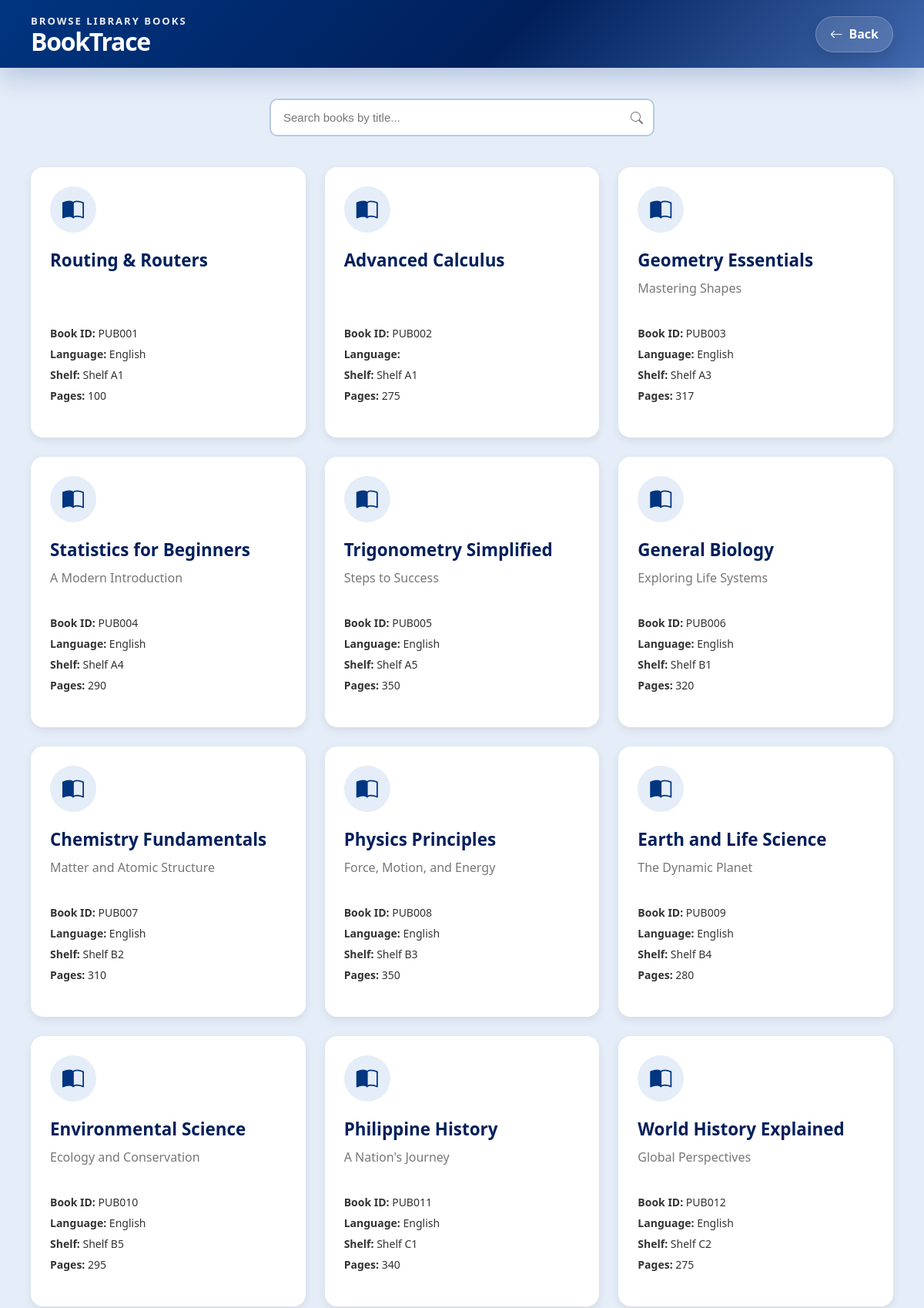
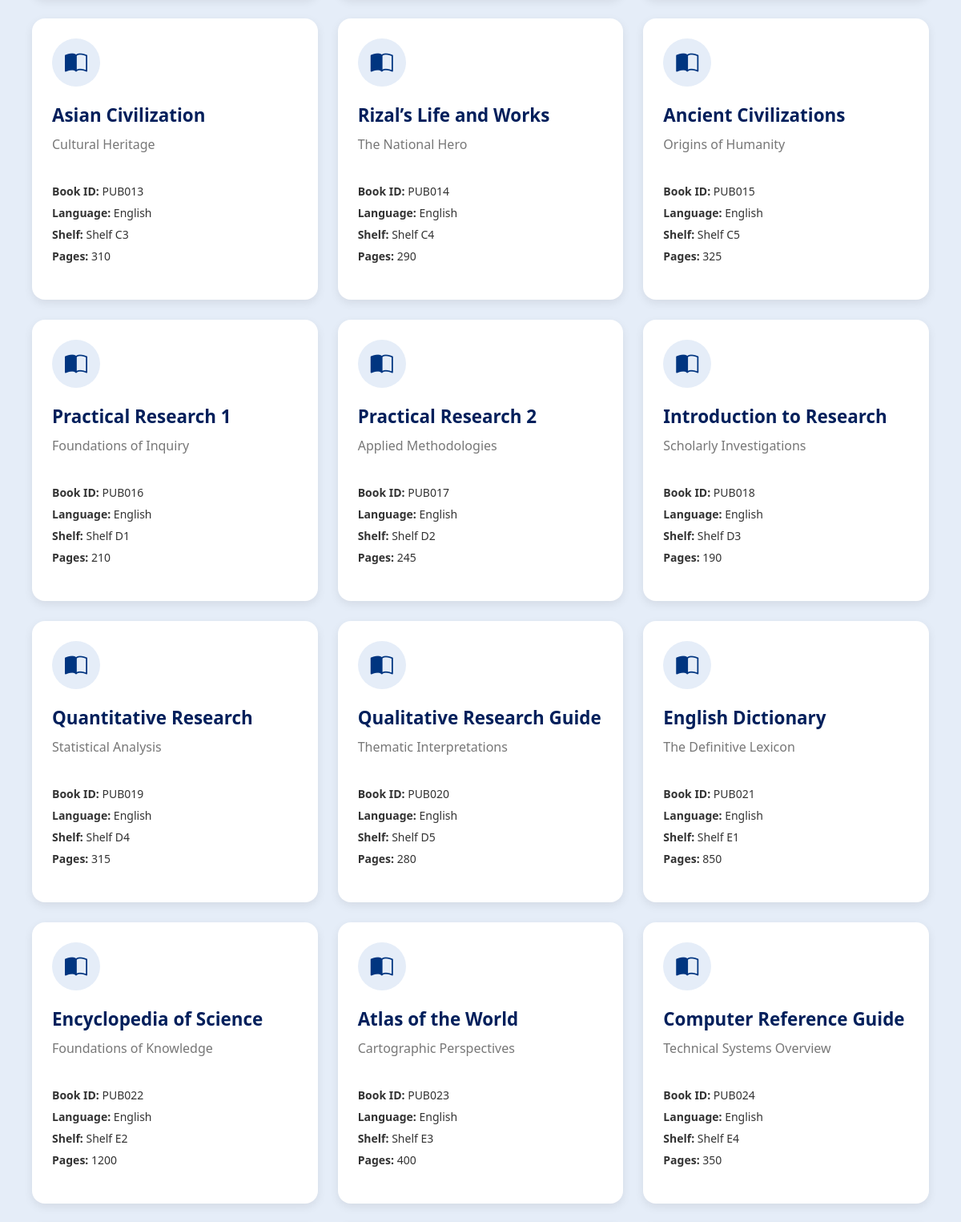
The app's page /php/browse.php (upper part) with its own data (2 pictures, top to bottom).
### tables this page shows
CREATE TABLE `publication` (
  `pub_id` varchar(20) NOT NULL CHECK (`pub_id` REGEXP '^PUB[0-9]+$'),
  `title` varchar(100) NOT NULL,
  `series` varchar(100) DEFAULT NULL,
  `edition` varchar(30) DEFAULT NULL,
  `date_published` date NOT NULL,
  `shelf_location` varchar(30) NOT NULL,
  `language_used` varchar(50) NOT NULL,
  `publisher_id` varchar(30) DEFAULT NULL,
  `subtitle` varchar(255) DEFAULT NULL,
  `pages` int(11) NOT NULL,
  `copyright_date` int(11) NOT NULL,
  `publisher` varchar(100) DEFAULT NULL,
  `place_of_publication` varchar(100) DEFAULT NULL
);

### php/browse.php (the view, shortened to what this page needs)
<?php
$host = "localhost";
$user = "root";
$password = "";
$database = "booktrace";
$conn = mysqli_connect($host, $user, $password, $database);
$sql = "SELECT
            pub_id,
            title,
            subtitle,
            language_used,
            shelf_location,
            pages
        FROM publication
        ORDER BY pub_id ASC";
$result = mysqli_query($conn, $sql);
?>
<!DOCTYPE html>
<html lang="en">
<head>
    <link rel="stylesheet" href="../css/browse.css">
    <link rel="stylesheet" href="https://cdn.jsdelivr.net/npm/bootstrap-icons@1.11.3/font/bootstrap-icons.min.css">
</head>
<body>
<header class="topbar">
    <div class="logo-section">
        <p class="eyebrow">Browse Library Books</p>
        <h1>BookTrace</h1>
    </div>
    <div class="header-actions">
        <a href="../index.php" class="back-btn">
            <i class="bi bi-arrow-left"></i>
            Back
        </a>
    </div>
</header>
<main class="container">
    <div class="search-box">
        <input type="text" id="searchInput" placeholder="Search books by title...">
        <i class="bi bi-search"></i>
    </div>
    <div class="book-grid" id="bookGrid">
        <?php
        if (mysqli_num_rows($result) > 0) {
            while ($row = mysqli_fetch_assoc($result)) {
        ?>
        <div class="book-card">
            <div class="book-icon">
                <i class="bi bi-book-half"></i>
            </div>
            <h2>
                <?php echo htmlspecialchars($row['title']); ?>
            </h2>
            <p class="subtitle">
                <?php echo htmlspecialchars($row['subtitle']); ?>
            </p>
            <div class="book-info">
                <span>
                    <strong>Book ID:</strong>
                    <?php echo htmlspecialchars($row['pub_id']); ?>
                </span>
                <span>
                    <strong>Language:</strong>
                    <?php echo htmlspecialchars($row['language_used']); ?>
                </span>
                <span>
                    <strong>Shelf:</strong>
                    <?php echo htmlspecialchars($row['shelf_location']); ?>
                </span>
                <span>
                    <strong>Pages:</strong>
                    <?php echo htmlspecialchars($row['pages']); ?>
                </span>
            </div>
        </div>
        <?php
            }
        } else {
            echo "<p>No books found.</p>";
        }
        ?>
    </div>
</main>
</body>
</html>

### css/browse.css (style rules this page uses)
* { margin: 0; padding: 0; box-sizing: border-box; }
body { font-family: 'Segoe UI', Tahoma, Geneva, Verdana, sans-serif; background-color: #E5EDF8; color: #333; }
.topbar { background: linear-gradient(135deg, #003580, #001F5B 55%, #4169AE); color: white; padding: 18px 40px; box-shadow: 0 12px 35px rgba(0, 53, 128, 0.22); display: flex; justify-content: space-between; align-items: center; gap: 20px; flex-wrap: wrap; }
.logo-section { display: flex; flex-direction: column; gap: 2px; }
.logo-section h1 { font-size: 2rem; line-height: 1; letter-spacing: -0.04em; }
.eyebrow { font-size: 0.82rem; text-transform: uppercase; letter-spacing: 0.15em; opacity: 0.92; font-weight: 700; }
.header-actions { display: flex; align-items: center; }
.back-btn { display: inline-flex; align-items: center; gap: 8px; text-decoration: none; color: #fff; font-weight: 700; padding: 11px 18px; border-radius: 999px; background: rgba(255, 255, 255, 0.14); border: 1px solid rgba(255, 255, 255, 0.22); box-shadow: 0 8px 20px rgba(0, 0, 0, 0.12); transition: background 0.2s ease, transform 0.2s ease, box-shadow 0.2s ease; }
.back-btn .bi { font-size: 1.05rem; }
.container { padding: 40px; }
.search-box { max-width: 500px; margin: 0 auto 40px; position: relative; }
.search-box input { width: 100%; padding: 14px 45px 14px 16px; border: 2px solid #b8c9e3; border-radius: 10px; font-size: 15px; outline: none; transition: 0.2s ease; }
.search-box i { position: absolute; right: 15px; top: 50%; transform: translateY(-50%); color: #777; }
.book-grid { display: grid; grid-template-columns: repeat(auto-fit, minmax(280px, 1fr)); gap: 25px; }
.book-card { background: white; border-radius: 16px; padding: 25px; box-shadow: 0 4px 12px rgba(0,0,0,0.08); transition: transform 0.2s ease, box-shadow 0.2s ease; }
.book-icon { width: 60px; height: 60px; background-color: #E5EDF8; border-radius: 50%; display: flex; align-items: center; justify-content: center; margin-bottom: 20px; }
.book-icon i { font-size: 28px; color: #003580; }
.book-card h2 { color: #001F5B; margin-bottom: 10px; font-size: 1.4rem; }
.subtitle { color: #777; margin-bottom: 20px; min-height: 40px; }
.book-info { display: flex; flex-direction: column; gap: 8px; margin-bottom: 20px; font-size: 14px; }

### records on screen
publication: title "Routing & Routers", pub_id "PUB001", language_used "English", shelf_location "Shelf A1", pages "100"
publication: title "Advanced Calculus", pub_id "PUB002", shelf_location "Shelf A1", pages "275"
publication: title "Geometry Essentials", subtitle "Mastering Shapes", pub_id "PUB003", language_used "English", shelf_location "Shelf A3", pages "317"
publication: title "Statistics for Beginners", subtitle "A Modern Introduction", pub_id "PUB004", language_used "English", shelf_location "Shelf A4", pages "290"
publication: title "Trigonometry Simplified", subtitle "Steps to Success", pub_id "PUB005", language_used "English", shelf_location "Shelf A5", pages "350"
publication: title "General Biology", subtitle "Exploring Life Systems", pub_id "PUB006", language_used "English", shelf_location "Shelf B1", pages "320"
publication: title "Chemistry Fundamentals", subtitle "Matter and Atomic Structure", pub_id "PUB007", language_used "English", shelf_location "Shelf B2", pages "310"
publication: title "Physics Principles", subtitle "Force, Motion, and Energy", pub_id "PUB008", language_used "English", shelf_location "Shelf B3", pages "350"
publication: title "Earth and Life Science", subtitle "The Dynamic Planet", pub_id "PUB009", language_used "English", shelf_location "Shelf B4", pages "280"
publication: title "Environmental Science", subtitle "Ecology and Conservation", pub_id "PUB010", language_used "English", shelf_location "Shelf B5", pages "295"
publication: title "Philippine History", subtitle "A Nation's Journey", pub_id "PUB011", language_used "English", shelf_location "Shelf C1", pages "340"
publication: title "World History Explained", subtitle "Global Perspectives", pub_id "PUB012", language_used "English", shelf_location "Shelf C2", pages "275"
publication: title "Asian Civilization", subtitle "Cultural Heritage", pub_id "PUB013", language_used "English", shelf_location "Shelf C3", pages "310"
publication: title "Rizal’s Life and Works", subtitle "The National Hero", pub_id "PUB014", language_used "English", shelf_location "Shelf C4", pages "290"
publication: title "Ancient Civilizations", subtitle "Origins of Humanity", pub_id "PUB015", language_used "English", shelf_location "Shelf C5", pages "325"
publication: title "Practical Research 1", subtitle "Foundations of Inquiry", pub_id "PUB016", language_used "English", shelf_location "Shelf D1", pages "210"
publication: title "Practical Research 2", subtitle "Applied Methodologies", pub_id "PUB017", language_used "English", shelf_location "Shelf D2", pages "245"
publication: title "Introduction to Research", subtitle "Scholarly Investigations", pub_id "PUB018", language_used "English", shelf_location "Shelf D3", pages "190"
publication: title "Quantitative Research", subtitle "Statistical Analysis", pub_id "PUB019", language_used "English", shelf_location "Shelf D4", pages "315"
publication: title "Qualitative Research Guide", subtitle "Thematic Interpretations", pub_id "PUB020", language_used "English", shelf_location "Shelf D5", pages "280"
publication: title "English Dictionary", subtitle "The Definitive Lexicon", pub_id "PUB021", language_used "English", shelf_location "Shelf E1", pages "850"
publication: title "Encyclopedia of Science", subtitle "Foundations of Knowledge", pub_id "PUB022", language_used "English", shelf_location "Shelf E2", pages "1200"
publication: title "Atlas of the World", subtitle "Cartographic Perspectives", pub_id "PUB023", language_used "English", shelf_location "Shelf E3", pages "400"
publication: title "Computer Reference Guide", subtitle "Technical Systems Overview", pub_id "PUB024", language_used "English", shelf_location "Shelf E4", pages "350"
